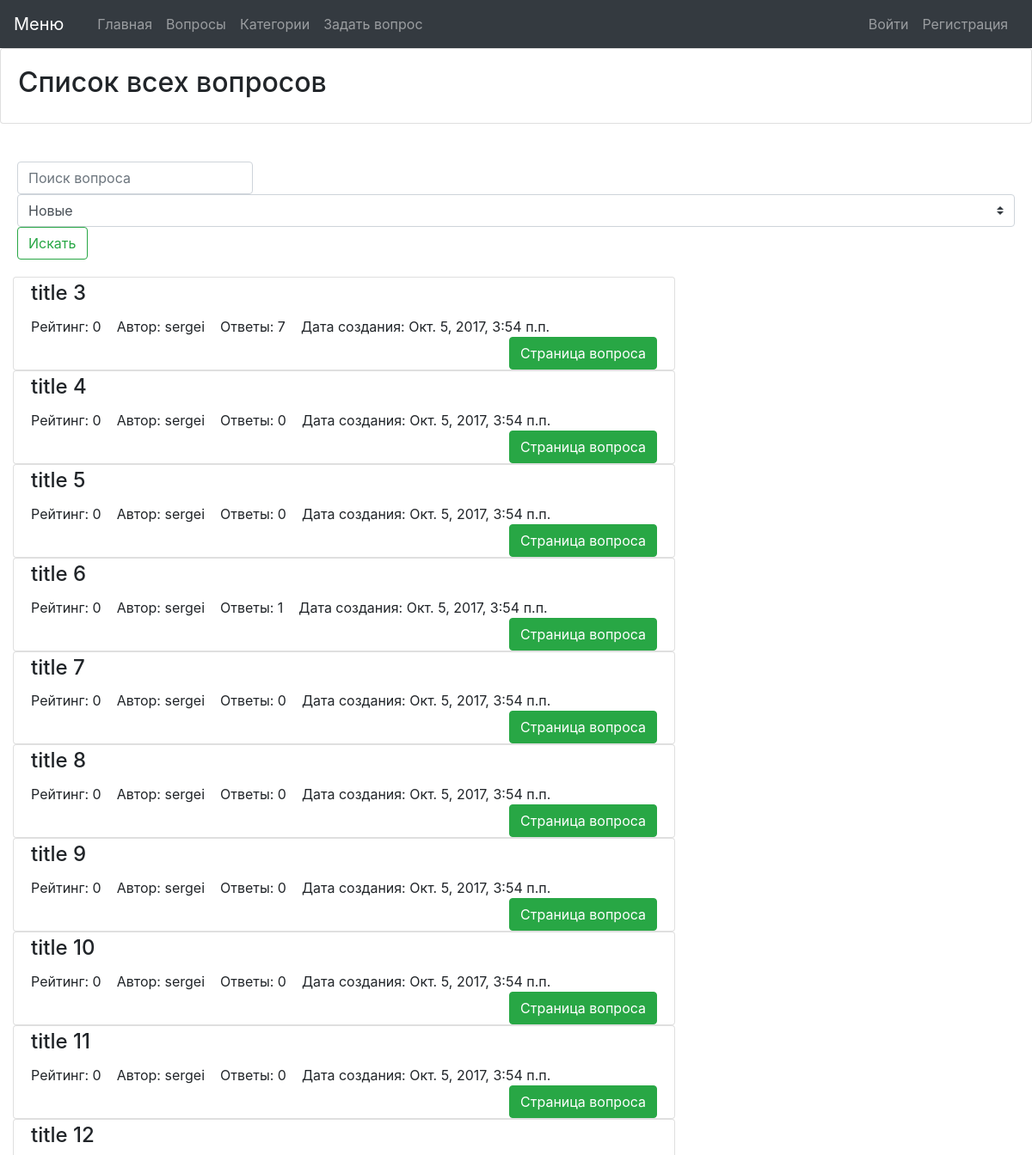
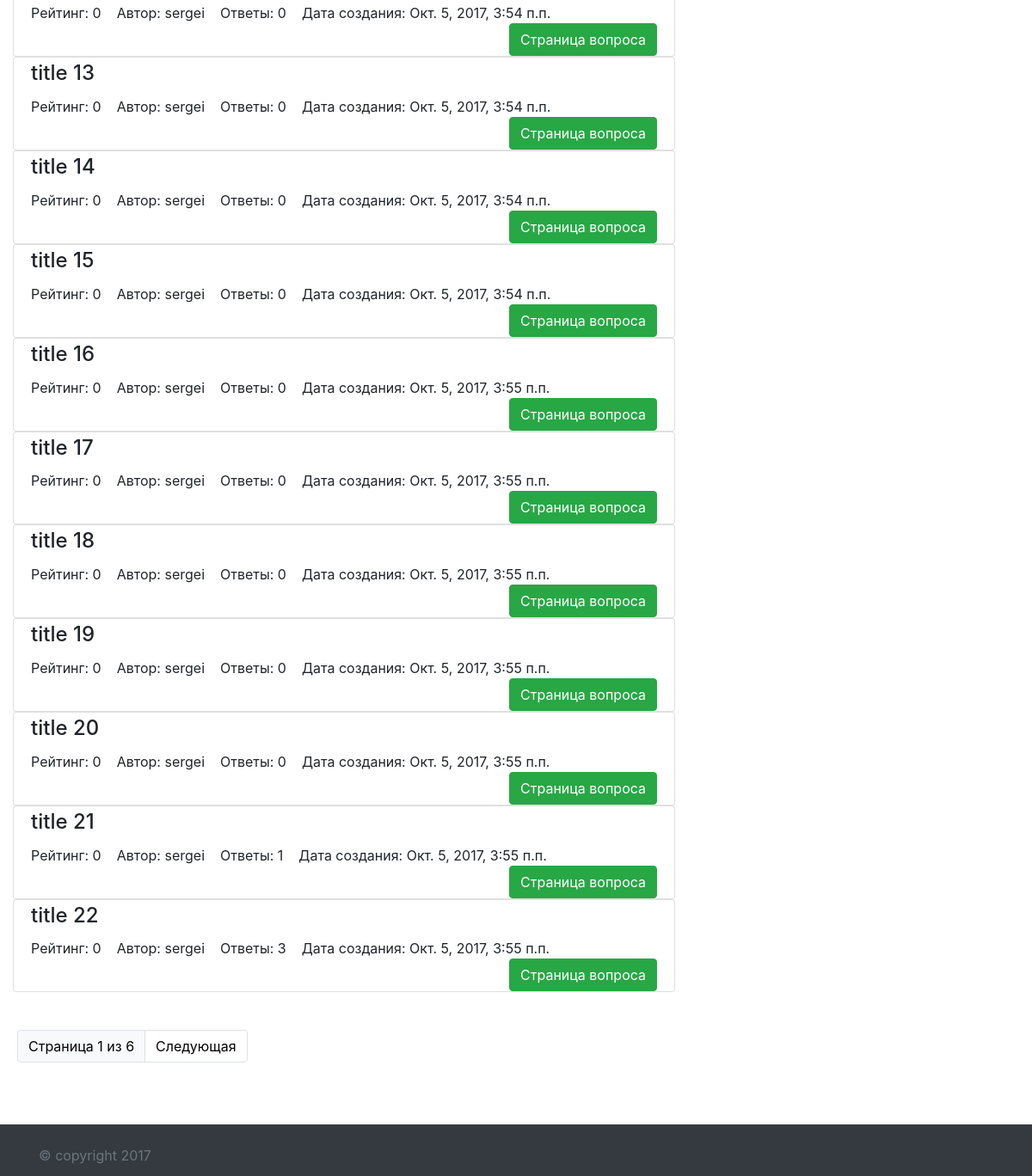
The app's page /questions/, older data (2 pictures, top to bottom).
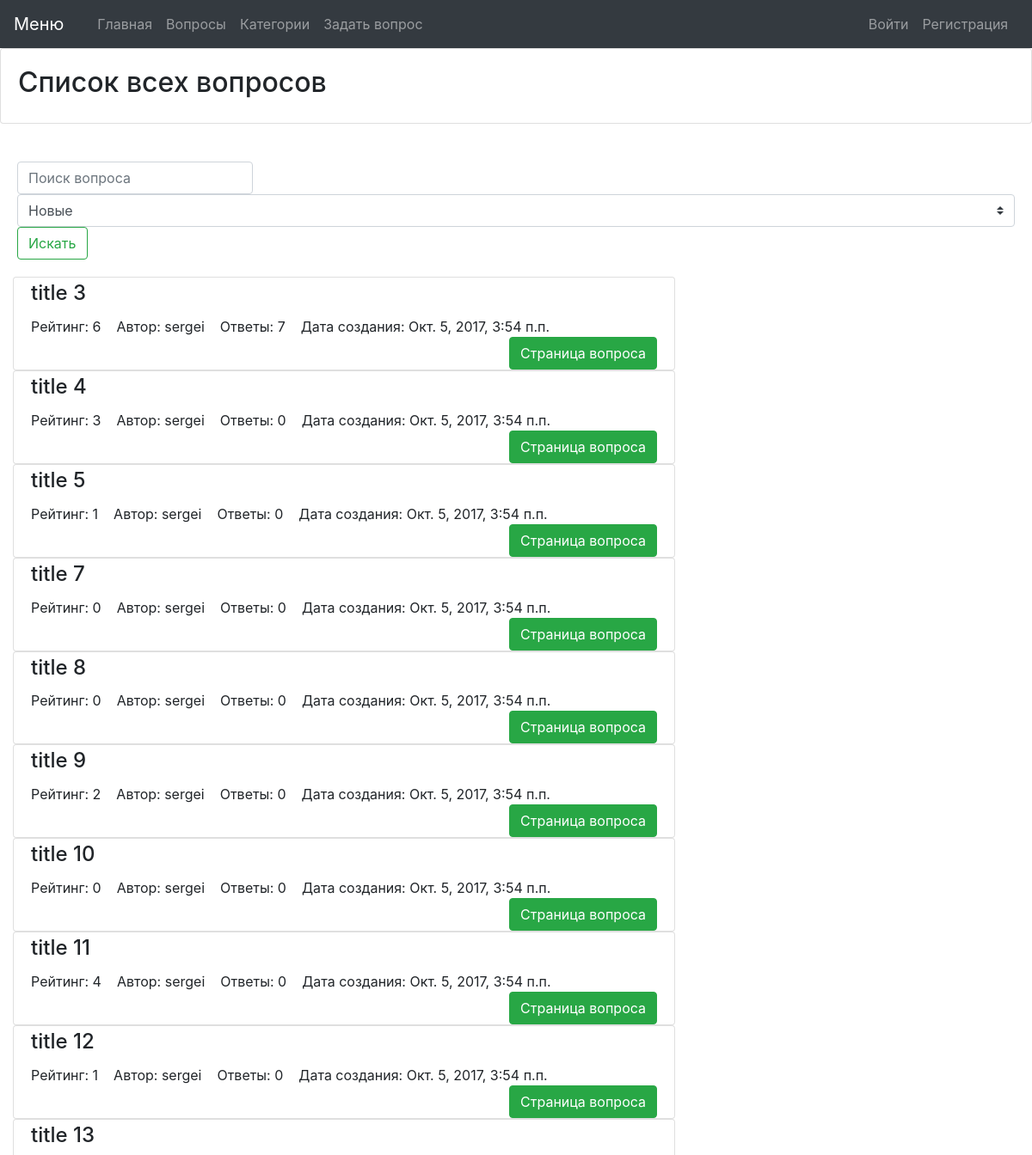
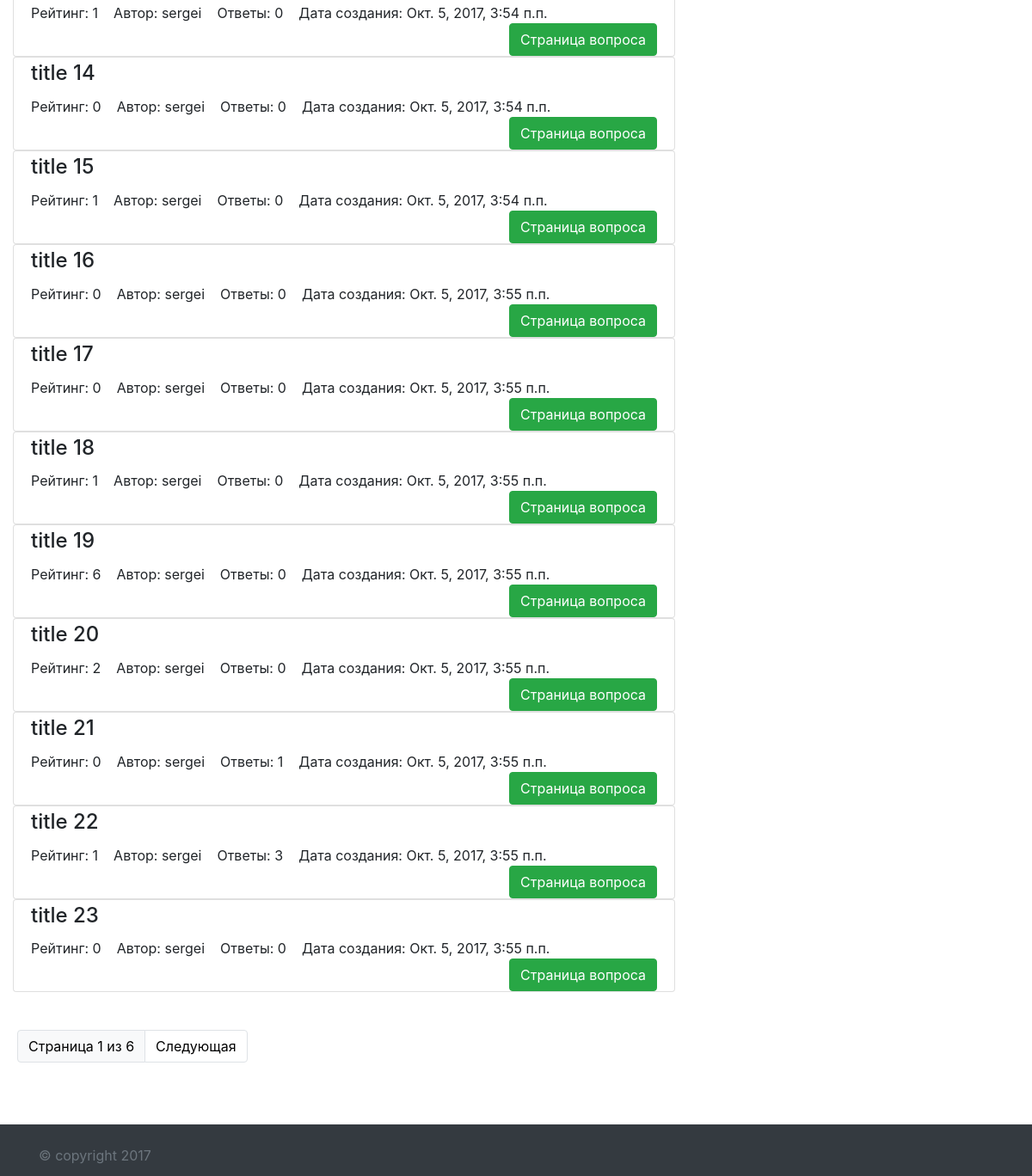
The same page, newer data (2 pictures, top to bottom).
### questions/models.py (models this page shows, shortened)
class Question(models.Model):
    author = models.ForeignKey(settings.AUTH_USER_MODEL)
    title = models.CharField(max_length=255, verbose_name=u'заголовок')
    text = models.TextField(verbose_name=u'описание')
    created_at = models.DateTimeField(auto_now_add=True, verbose_name=u'дата создания')
    rating = models.IntegerField(default=0, verbose_name=u'рейтинг')
    categories = models.ManyToManyField(Category, related_name='questions')
    likes = models.ManyToManyField('questions.Like', related_name='qlikes', blank=True)
    class Meta:
        verbose_name = u'Вопрос'
        verbose_name_plural = u'Вопросы'
        ordering = ('-created_at', )

### questions/views.py (the view)
class QuestionList(ListView):
    template_name = "question_list.html"
    model = Question
    paginate_by = 20
    def dispatch(self, request, *args, **kwargs):
        self.form = QuestionListForm(request.GET)
        self.form.is_valid()
        return super(QuestionList, self).dispatch(request, *args, **kwargs)
    def get_queryset(self):
        queryset = Question.objects.all()
        if self.form.cleaned_data.get('search'):
            queryset = queryset.filter(title=self.form.cleaned_data['search'])
        if self.form.cleaned_data.get('sort_field'):
            queryset = queryset.order_by(self.form.cleaned_data['sort_field'])
        queryset = queryset.annotate(answers_count=Count('answers__id'))
        return queryset
    def get_context_data(self, **kwargs):
        context = super(QuestionList, self).get_context_data(**kwargs)
        context['form'] = self.form
        return context

### questions/forms.py
class QuestionListForm(forms.Form):
    search = forms.CharField(required=False)
    sort_field = forms.ChoiceField(choices=(('-created_at', u'Новые'), ('created_at', u'Старые'),
                                            ('title', u'Заголовок'), ('-answers_count', u'Кол-во ответов'),
                                            ('-rating', u'Рейтинг')), required=False)

### questions/templates/question_list.html (shortened to what this page needs)
{% extends 'base.html' %}
{% block caption %}Список всех вопросов{% endblock %}
{% block content %}
    <div class="card-body">
    <form action="" class="form-inline my-2 my-lg-0">
        <input type="text" name="search" id="id_search" class="form-control mr-sm-2" placeholder="Поиск вопроса" />
        <select name="sort_field" id="id_sort_field" class="custom-select">
            <option value="-created_at">Новые</option>
        </select>
        <button type="submit" class="btn btn-outline-success">Искать</button>
    </form>
    </div>
    <div class="col-sm-8">
    {% for question in object_list %}
    <div class="row">
      <div class="col">
        <div class="card">
          <div class="card-body">
            <h4 class="card-title" style="margin-top: -16px;">{{ question.title }}</h4>
            <span class="card-text">Рейтинг: {{ question.rating }}</span>&nbsp;&nbsp;&nbsp;
            <span class="card-text">Автор: {{ question.author }}</span>&nbsp;&nbsp;&nbsp;
            <span class="card-text">Ответы: {{ question.answers_count }}</span>&nbsp;&nbsp;&nbsp;
            <span class="card-text">Дата создания: {{ question.created_at }}</span>
            <a href="{% url 'question_detail' pk=question.id %}" class="btn btn-success" style="float:right;margin-bottom:-20px;">Страница вопроса</a>
          </div>
        </div>
      </div>
    </div>
    {% endfor %}<br/>
    </div>
    <div class="card-body">
    {% if is_paginated %}
        <nav aria-label="Page navigation example">
          <ul class="pagination">
            <li class="page-item"><a class="page-link bg-light" href="#" style="color: black;">Страница {{ page_obj.number }} из {{ page_obj.paginator.num_pages }}</a></li>
        {% if page_obj.has_next %}
            <li class="page-item"><a class="page-link" href="?page={{ page_obj.next_page_number }}" style="color: black;">Следующая</a></li>
        {% endif %}
          </ul>
        </nav>
    {% endif %}
    </div>
{% endblock %}

Row changes from the older to the newer data that the page shows:
removed Question: title "title 6", rating "0", author "sergei", answers_count "1", created_at "Окт. 5, 2017, 3:54 п.п."
changed Question "title 3": rating "0" → "6"
changed Question "title 4": rating "0" → "3"
changed Question "title 5": rating "0" → "1"
changed Question "title 9": rating "0" → "2"
changed Question "title 11": rating "0" → "4"
changed Question "title 12": rating "0" → "1"
changed Question "title 13": rating "0" → "1"
changed Question "title 15": rating "0" → "1"
changed Question "title 18": rating "0" → "1"
changed Question "title 19": rating "0" → "6"
changed Question "title 20": rating "0" → "2"
changed Question "title 22": rating "0" → "1"
now on this page (row unchanged): Question: title "title 23", rating "0", author "sergei", answers_count "0", created_at "Окт. 5, 2017, 3:55 п.п."
